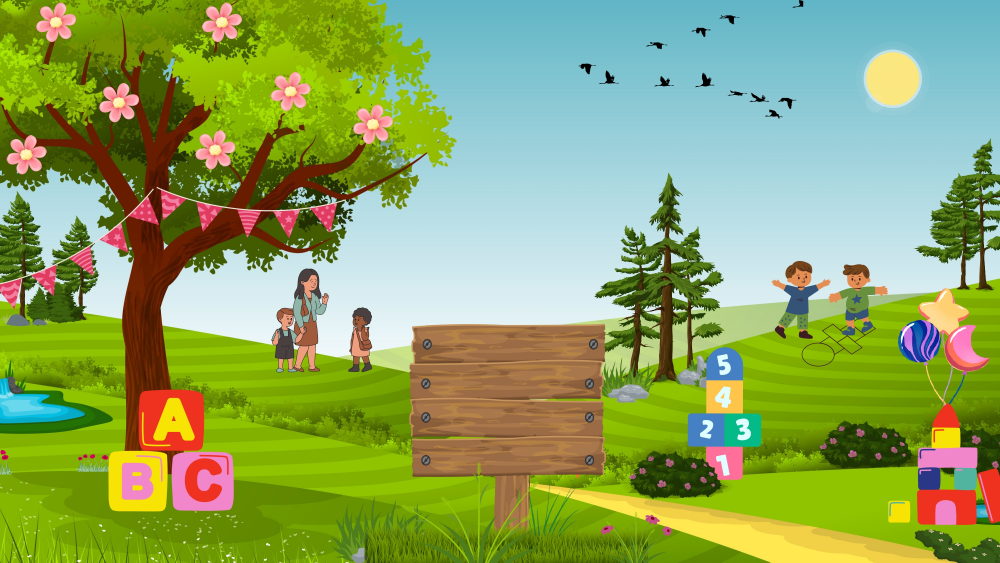
#> input picture End Screen.jpg, 3000 x 1688 px, given in place of the camera (shown at 1/3 size)
$ python detection.py
#> lines starting #> are read from the running program, lines starting #| are printed output that depends on the picture
import cv2
import numpy as np

# specifying source of camera
video_cap = cv2.VideoCapture(0)
p_circle = None
dist = lambda x1,y1,x2,y2: (x1-x2)**2+(y1-y2)**2

# cv window
while True:
    # getting frame of the video
    ret, frame = video_cap.read()
#> frame is the input picture: shape (1688, 3000, 3); mean B, G, R 97.1, 165.2, 141.7
    if not ret: break

    # converting frame to grayscale and blurring it.
    gray_frame = cv2.cvtColor(frame, cv2.COLOR_BGR2GRAY)
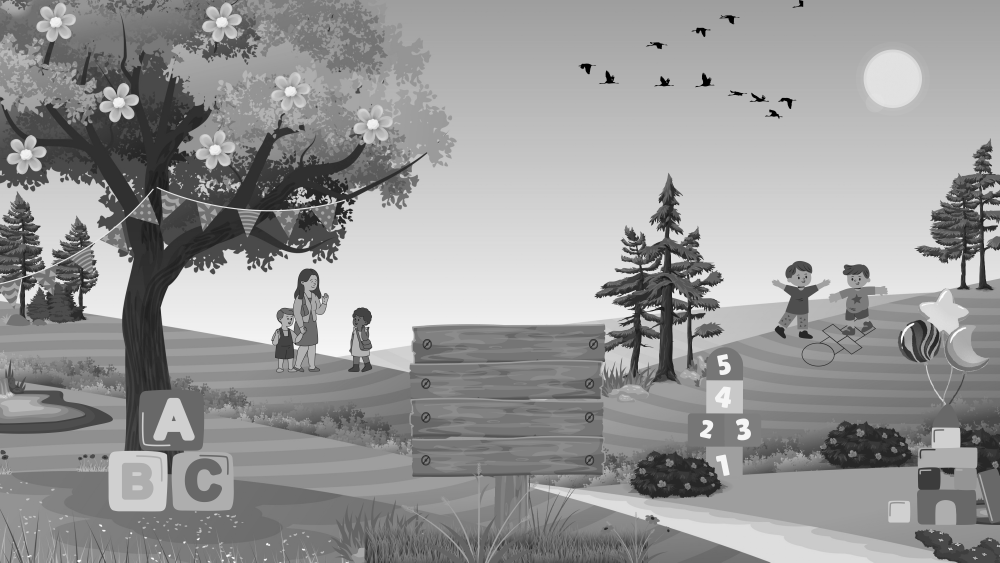
#> gray_frame: shape (1688, 3000) (shown at 1/3 size); min 0, max 255, mean 150.4
    blur_frame = cv2.GaussianBlur(gray_frame, (17,17), 0)

    # using Hough circles to detect circles in frame.
    circles = cv2.HoughCircles(blur_frame, cv2.HOUGH_GRADIENT, 1.2, 100, 1, 100, 30,
                               75, 400)
#> circles = 123 rows, first 8: [711, 970.2, 345], [607.8, 923.4, 358.3], [475.8, 960.6, 378.1], [366.6, 592.2, 359.6], [438.6, 501, 255.2], [493.8, 258.6, 354.4], [693, 419.4, 372.8], [851.4, 297, 330.6]
    if circles is not None:
        circles = np.uint16(np.around(circles))
#> circles = 123 rows, first 8: [711, 970, 345], [608, 923, 358], [476, 961, 378], [367, 592, 360], [439, 501, 255], [494, 259, 354], [693, 419, 373], [851, 297, 331]
        chosen = None
        for i in circles[0, :]:
            if chosen is None: chosen = i
            if p_circle is not None:
                if dist(chosen[0],chosen[1],p_circle[0],p_circle[1]) <= dist(i[0],i[1],p_circle[0],p_circle[1]):
                    chosen = i
#> this loop made 123 passes
#> i on passes 2 to 13: [608, 923, 358], [476, 961, 378], [367, 592, 360], [439, 501, 255], [494, 259, 354], [693, 419, 373], [851, 297, 331], [137, 358, 377], [727, 838, 292], [676, 664, 340], [2978, 1065, 206], [1039, 778, 294]
        cv2.circle(frame, (chosen[0], chosen[1]), 1, (0,100,100), 3)
        cv2.circle(frame, (chosen[0], chosen[1]), chosen[2], (0,0,139), 3)
        p_circle = chosen
#> p_circle = [711, 970, 345]
    # printing list of circles
    print(circles)
#> (printed output is left out)

    cv2.imshow("Game", frame)
    if cv2.waitKey(1) & 0xFF == ord('q'): break
#> (key q is pressed here)

video_cap.release()
cv2.destroyAllWindows()
